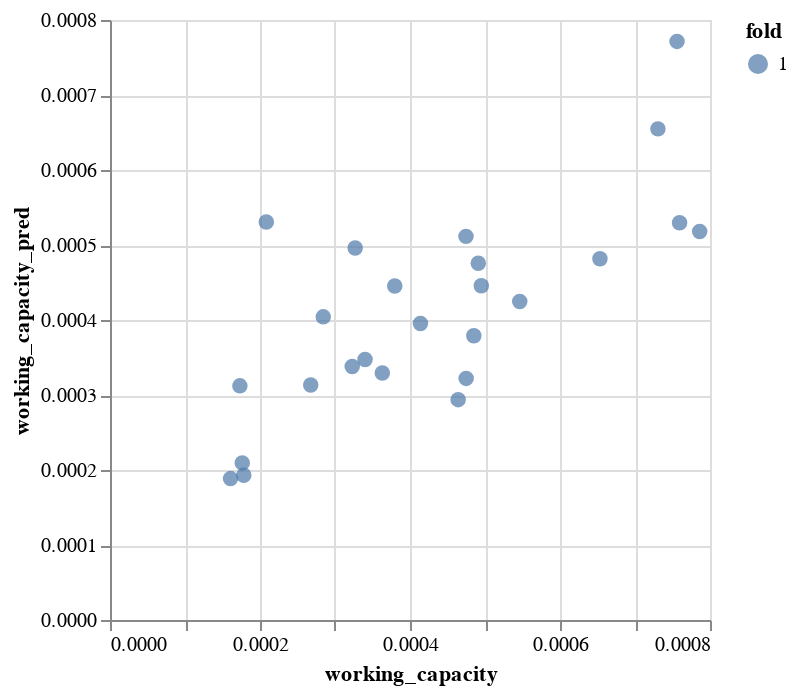

This figure's notebook cell:
### Code cell
alt.Chart(results[results["fold"] == 1]).mark_circle(size=60).encode(
    x=label,
    y=f"{label}_pred",
    color="fold:N",
    tooltip=["structure_name", label, f"{label}_pred", "abs_rel_deviation", "fold"]
).interactive()
